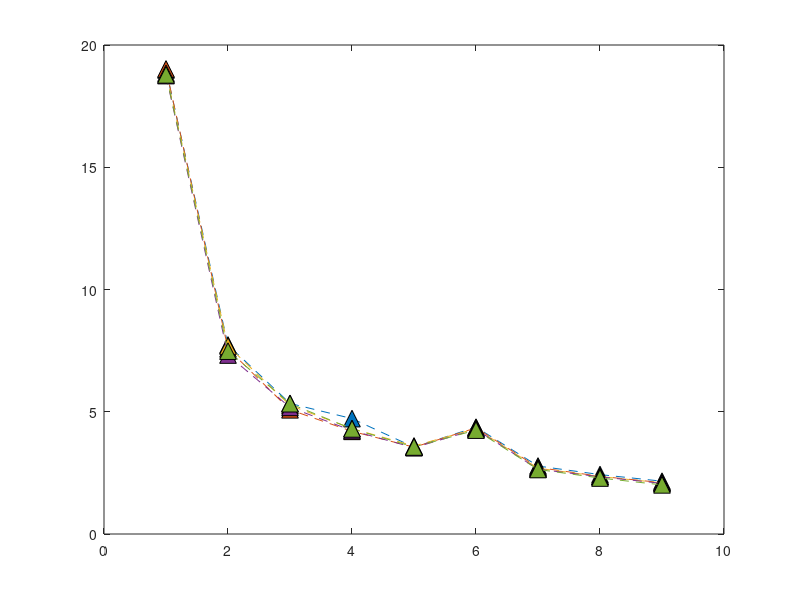

MATLAB code to generate this figure: (Note: this script raises an error after producing the figure.)
clear;
close all;
%AS3959 firebrand mass flux vertical distribution Mallee FDI100.

Firebrand_flux_BAL12p5 = [18.98	7.73	5.34	4.72	3.55	4.37	2.78	2.43	2.16];
Firebrand_flux_BAL19 = [19.02	7.57	5.08	4.20	3.55	4.34	2.72	2.36	2.10];
Firebrand_flux_BAL29 = [18.84	7.69	5.26	4.31	3.60	4.31	2.69	2.35	2.09];
Firebrand_flux_BAL40 = [18.75	7.32	5.18	4.23	3.53	4.28	2.65	2.34	2.07];
Firebrand_flux_BALFZ = [18.78	7.48	5.33	4.30	3.56	4.25	2.64	2.29	2.01];

plot([Firebrand_flux_BAL12p5],'^--','MarkerSize',12,'MarkerEdgeColor','black','MarkerFaceColor',[0, 0.4470, 0.7410]);
hold on
plot([Firebrand_flux_BAL19],'^--','MarkerSize',12,'MarkerEdgeColor','black','MarkerFaceColor',[0.8500, 0.3250, 0.0980]);
plot([Firebrand_flux_BAL29],'^--','MarkerSize',12,'MarkerEdgeColor','black','MarkerFaceColor',[0.9290, 0.6940, 0.1250]);
plot([Firebrand_flux_BAL40],'^--','MarkerSize',12,'MarkerEdgeColor','black','MarkerFaceColor',[0.4940, 0.1840, 0.5560]);
plot([Firebrand_flux_BALFZ],'^--','MarkerSize',12,'MarkerEdgeColor','black','MarkerFaceColor',[0.4660, 0.6740, 0.1880]);
ax = gca;
ax.XTickLabels = {'x=130 m','x=140 m','x=150 m','x=160 m','x=170 m','x=180 m','x=190 m','x=200 m','x=210 m'};

grid on;


box on
xtickangle(45)
xlabel('Vertical plane location','FontWeight','bold','FontSize',20,...
    'FontName','Calibri');
ylabel('Firebrand mass flux (kg.s^{-1})','FontWeight','bold','FontSize',20,...
    'FontName','Calibri');

set(gca,'fontsize',18);

legend('BAL 12.5','BAL 19','BAL 29','BAL 40','BAL FZ')
